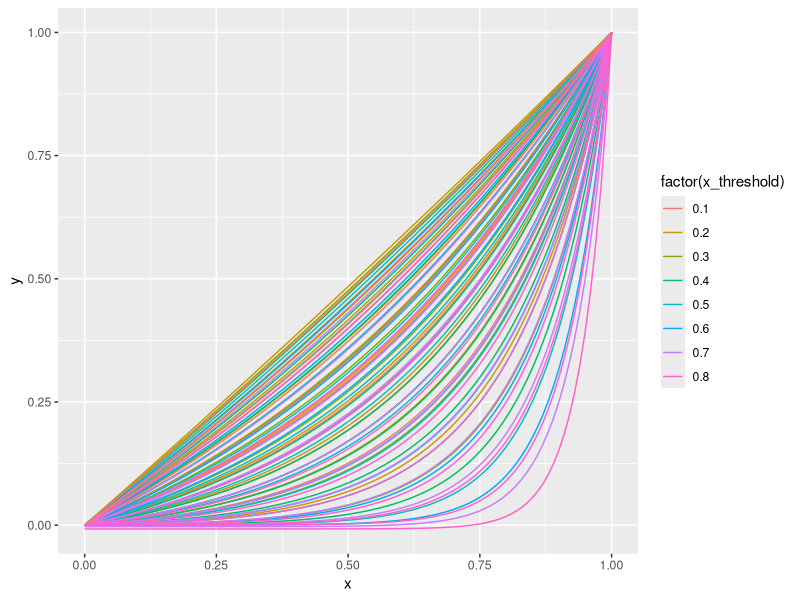
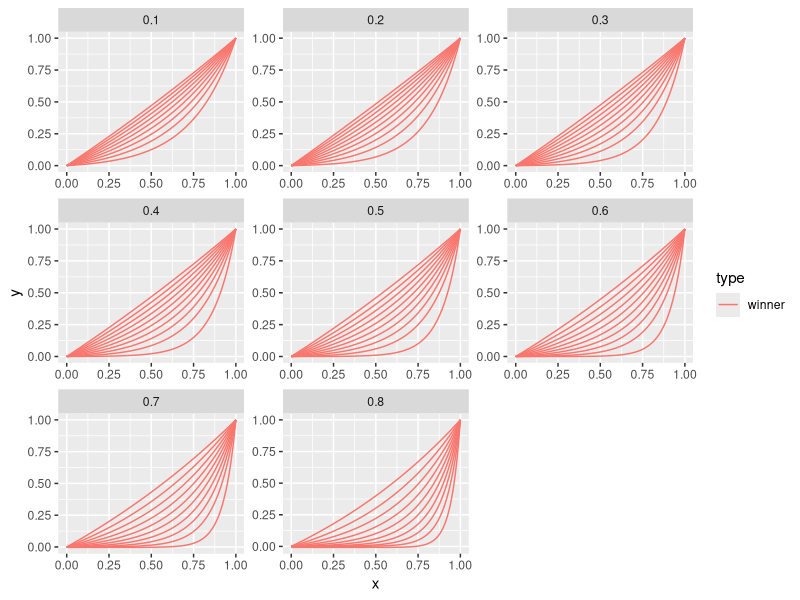
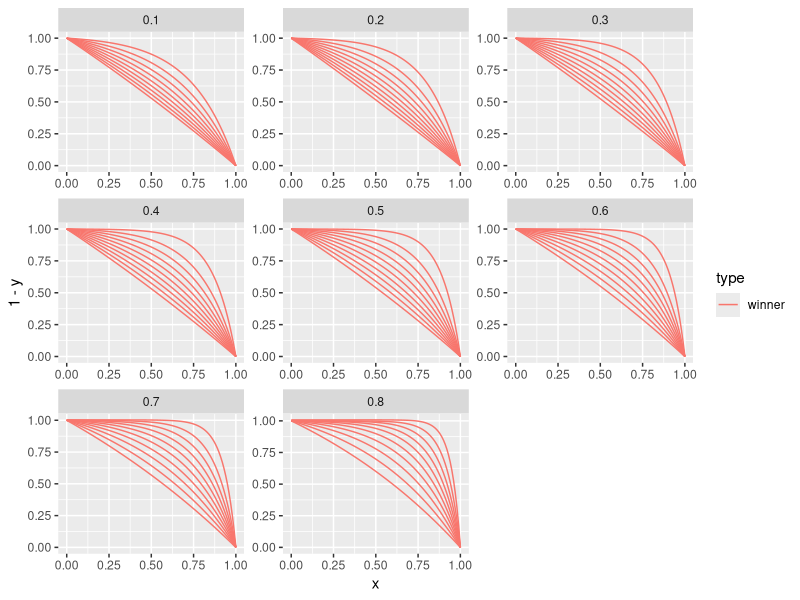
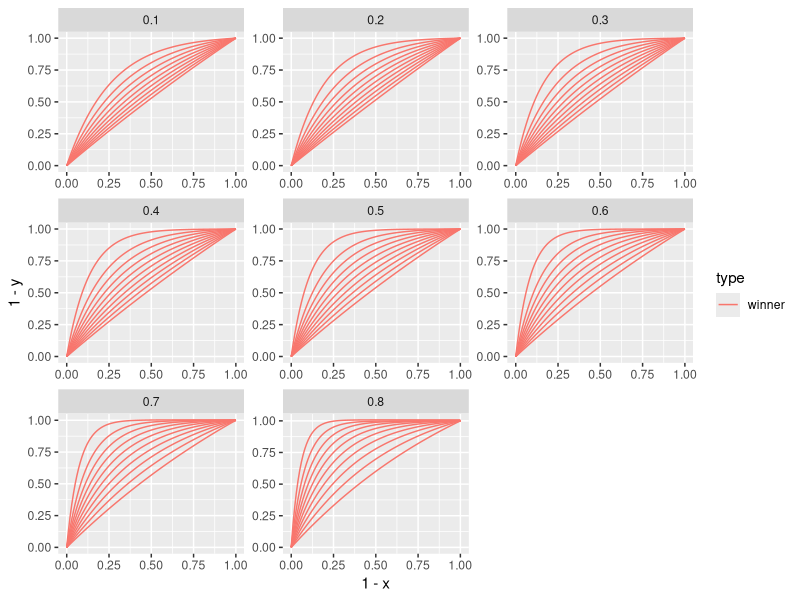
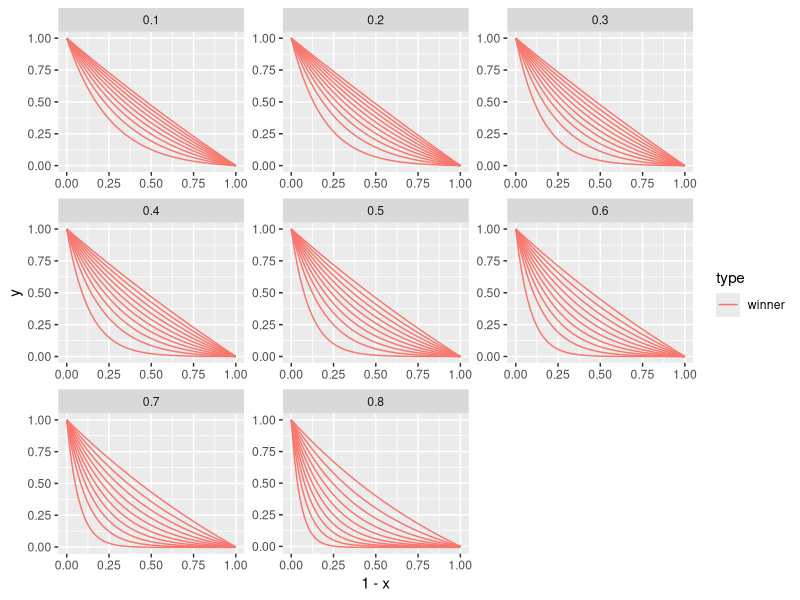

The R source for these figures, in order: (Note: this script raises an error after producing the figures.)
library(data.table)
library(ggplot2)
library(minpack.lm)
rm(list=ls())
k<-seq(0.1, 0.9, by=0.1)

x_step<-seq(0.1, 0.8, by=0.1)
#y2<-c(1/(10^c(1:6)), 
#      seq(0.1, 0.9, by=0.01))
y2<-c()
x2<-c()
bin<-0.01
for (i in c(1:length(x_step))){
  y2_item<-seq(0.01, x_step[i]-bin, by=x_step[i]*bin * 10)
  y2<-c(y2, y2_item)
  x2<-c(x2, rep(x_step[i], length(y2_item)))
}
#y2<-c(1/(10^c(1:6)))
inflection.points<-data.table(x1=0, x3=1, y1=0, y3=1, 
                              x2=x2, y2=y2
                              )
table(inflection.points$x2)
inflection.points<-inflection.points[x2>=y2]
i=1
all<-list()
xx<-seq(0, 1, by=0.01)
for (i in c(1:nrow(inflection.points))){
  x<-c(inflection.points[i]$x1,
       inflection.points[i]$x2,
       inflection.points[i]$x3)
  y<-c(inflection.points[i]$y1,
       inflection.points[i]$y2,
       inflection.points[i]$y3)
  tryCatch({
    fit <- nlsLM(y ~ a * exp(b * x) + c, start = list(a = 0.1, b = 0.1, c = 0.1),
                 control = nls.control(maxiter=1024,
                                       minFactor = 1/1024))
  },
  error = function(cond) {
    
  }
  )
  if (!exists("fit")){
    print(paste("skip", inflection.points[i]$x2, inflection.points[i]$y2))
    next()
  }
 
  coefficients <- coef(fit)
  a <- coefficients["a"]
  b <- coefficients["b"]
  c <- coefficients["c"]
  yy1<-a*exp(1)^(b*xx)+c
  yy2<-(-1*a)*exp(1)^(b*xx)+c+1
  item1<-data.table(a=a, b=b, c=c,
                    x_threshold=inflection.points[i]$x2, 
                    y_threshold=inflection.points[i]$y2, 
                    x=xx,
                    y=yy1,
                    type="winner",
                    group=paste(i, "a1")
  )
  item2<-data.table(a=a, b=b, c=c,
                    x_threshold=inflection.points[i]$x2, 
                    y_threshold=inflection.points[i]$y2, 
                    x=xx,
                    y=yy2,
                    type="loser",
                    group=paste(i, "a2")
  )
  item<-rbindlist(list(item1, item2))
  item<-item1
  all[[i]]<-item
  rm("fit")
}
all<-rbindlist(all)
configures<-all[, .(N=.N), by=list(a, b, c, x_threshold, y_threshold, type, group)]
table(configures$x_threshold)

ggplot(all)+geom_line(aes(x=x, y=y, color=factor(x_threshold), group=group))

ggplot(all)+geom_line(aes(x=x, y=y, color=type, group=group))+
  facet_wrap(~x_threshold, scale="free")

ggplot(all)+geom_line(aes(x=x, y=1-y, color=type, group=group))+
  facet_wrap(~x_threshold, scale="free")

ggplot(all)+geom_line(aes(x=1-x, y=1-y, color=type, group=group))+
  facet_wrap(~x_threshold, scale="free")

ggplot(all)+geom_line(aes(x=1-x, y=y, color=type, group=group))+
  facet_wrap(~x_threshold, scale="free")

saveRDS(configures, "../Data/exponential.curve.conf.rda")
